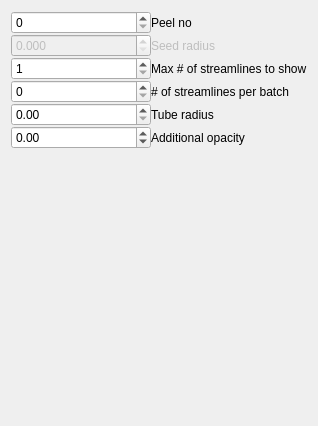
                 <widget class="QWidget" name="scrollAreaWidgetContents_4">
                  <property name="geometry">
                   <rect>
                    <x>0</x>
                    <y>0</y>
                    <width>318</width>
                    <height>426</height>
                   </rect>
                  </property>
                  <layout class="QGridLayout" name="gridLayout_15">
                   <item row="0" column="0">
                    <layout class="QGridLayout" name="gridLayout_9">
                     <property name="spacing">
                      <number>0</number>
                     </property>
                     <item row="2" column="1">
                      <widget class="QLabel" name="label_29">
                       <property name="text">
                        <string>Max # of streamlines to show</string>
                       </property>
                      </widget>
                     </item>
                     <item row="2" column="0">
                      <widget class="QSpinBox" name="txt_maxStreamlineCount">
                       <property name="sizePolicy">
                        <sizepolicy hsizetype="Minimum" vsizetype="Fixed">
                         <horstretch>0</horstretch>
                         <verstretch>0</verstretch>
                        </sizepolicy>
                       </property>
                       <property name="minimum">
                        <number>1</number>
                       </property>
                       <property name="maximum">
                        <number>100000</number>
                       </property>
                      </widget>
                     </item>
                     <item row="5" column="1">
                      <widget class="QLabel" name="label_31">
                       <property name="text">
                        <string>Additional opacity</string>
                       </property>
                      </widget>
                     </item>
                     <item row="4" column="1">
                      <widget class="QLabel" name="label_30">
                       <property name="text">
                        <string>Tube radius</string>
                       </property>
                      </widget>
                     </item>
                     <item row="0" column="0">
                      <widget class="QSpinBox" name="txt_peelNo">
                       <property name="maximum">
                        <number>30</number>
                       </property>
                       <property name="value">
                        <number>0</number>
                       </property>
                      </widget>
                     </item>
                     <item row="4" column="0">
                      <widget class="QDoubleSpinBox" name="txt_tubeRadius">
                       <property name="singleStep">
                        <double>0.100000000000000</double>
                       </property>
                      </widget>
                     </item>
                     <item row="5" column="0">
                      <widget class="QDoubleSpinBox" name="txt_addOpacity">
                       <property name="minimum">
                        <double>-1.000000000000000</double>
                       </property>
                       <property name="maximum">
                        <double>1.000000000000000</double>
                       </property>
                       <property name="singleStep">
                        <double>0.050000000000000</double>
                       </property>
                      </widget>
                     </item>
                     <item row="3" column="0">
                      <widget class="QSpinBox" name="txt_batchCount">
                       <property name="maximum">
                        <number>10000</number>
                       </property>
                      </widget>
                     </item>
                     <item row="0" column="1">
                      <widget class="QLabel" name="label_3">
                       <property name="text">
                        <string>Peel no</string>
                       </property>
                      </widget>
                     </item>
                     <item row="6" column="1">
                      <spacer name="verticalSpacer_6">
                       <property name="orientation">
                        <enum>Qt::Vertical</enum>
                       </property>
                       <property name="sizeHint" stdset="0">
                        <size>
                         <width>20</width>
                         <height>40</height>
                        </size>
                       </property>
                      </spacer>
                     </item>
                     <item row="3" column="1">
                      <widget class="QLabel" name="label_4">
                       <property name="text">
                        <string># of streamlines per batch</string>
                       </property>
                      </widget>
                     </item>
                     <item row="1" column="0">
                      <widget class="QDoubleSpinBox" name="txt_seed_radius">
                       <property name="enabled">
                        <bool>false</bool>
                       </property>
                       <property name="sizePolicy">
                        <sizepolicy hsizetype="Minimum" vsizetype="Fixed">
                         <horstretch>0</horstretch>
                         <verstretch>0</verstretch>
                        </sizepolicy>
                       </property>
                       <property name="decimals">
                        <number>3</number>
                       </property>
                       <property name="maximum">
                        <double>10.000000000000000</double>
                       </property>
                       <property name="singleStep">
                        <double>0.100000000000000</double>
                       </property>
                      </widget>
                     </item>
                     <item row="1" column="1">
                      <widget class="QLabel" name="txt_seed_radius_label">
                       <property name="enabled">
                        <bool>false</bool>
                       </property>
                       <property name="text">
                        <string>Seed radius</string>
                       </property>
                      </widget>
                     </item>
                    </layout>
                   </item>
                  </layout>
                 </widget>
